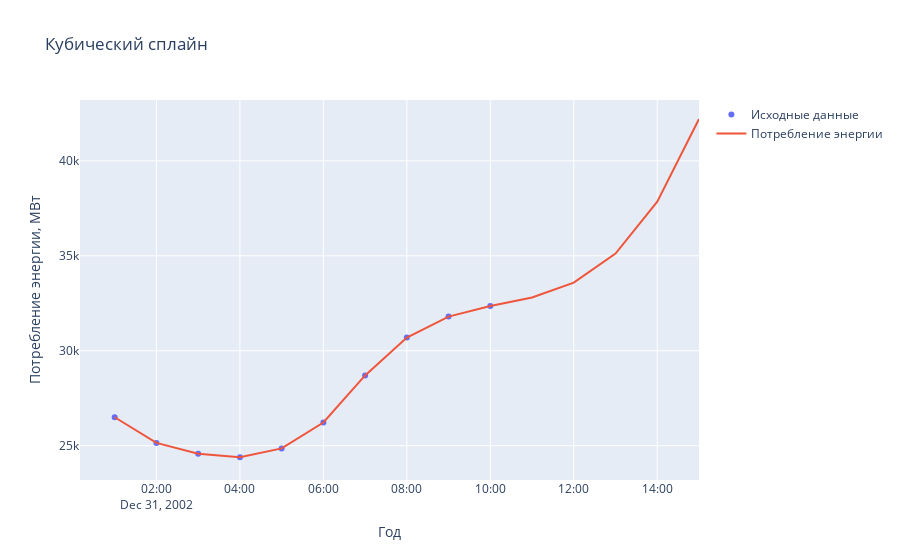

Notebook code for this chart:
### Code cell
fig = go.Figure()

fig.add_trace(go.Scatter(y = y_vals,
                    x = df['Datetime'][x_vals],
                    mode='markers',
                    name = 'Исходные данные'))

fig.add_trace(go.Scatter(y = y_cubic,
                    x = df['Datetime'][x_new],
                    name = 'Потребление энергии',
                    mode='lines'),
                    )

fig.update_layout(title='Кубический сплайн',
                    xaxis_title='Год',
                    yaxis_title='Потребление энергии, МВт')
fig.show()

### Figure 1 — Plotly figure (JSON) as saved in the notebook; plotly's stock layout.template omitted (floating-point values rounded to 4 significant figures)
{"data": [{"mode": "markers", "name": "Исходные данные", "type": "scatter", "x": ["2002-12-31T01:00:00", "2002-12-31T02:00:00", "2002-12-31T03:00:00", "2002-12-31T04:00:00", "2002-12-31T05:00:00", "2002-12-31T06:00:00", "2002-12-31T07:00:00", "2002-12-31T08:00:00", "2002-12-31T09:00:00", "2002-12-31T10:00:00"], "y": [26498, 25147, 24574, 24393, 24860, 26222, 28702, 30698, 31800, 32359]}, {"mode": "lines", "name": "Потребление энергии", "type": "scatter", "x": ["2002-12-31T01:00:00", "2002-12-31T02:00:00", "2002-12-31T03:00:00", "2002-12-31T04:00:00", "2002-12-31T05:00:00", "2002-12-31T06:00:00", "2002-12-31T07:00:00", "2002-12-31T08:00:00", "2002-12-31T09:00:00", "2002-12-31T10:00:00", "2002-12-31T11:00:00", "2002-12-31T12:00:00", "2002-12-31T13:00:00", "2002-12-31T14:00:00", "2002-12-31T15:00:00"], "y": [26498, 25147, 24574, 24393, 24860, 26222, 28702, 30698, 31800, 32359, 32810.0, 33580.0, 35120.0, 37850.0, 42200.0]}], "layout": {"title": {"text": "Кубический сплайн"}, "xaxis": {"title": {"text": "Год"}}, "yaxis": {"title": {"text": "Потребление энергии, МВт"}}}}
